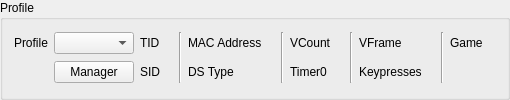
    <widget class="QGroupBox" name="groupBoxProfile">
     <property name="title">
      <string>Profile</string>
     </property>
     <layout class="QGridLayout" name="gridLayout_5">
      <item row="0" column="0">
       <widget class="QLabel" name="labelProfile">
        <property name="text">
         <string>Profile</string>
        </property>
       </widget>
      </item>
      <item row="0" column="1">
       <widget class="QComboBox" name="comboBoxProfiles"/>
      </item>
      <item row="1" column="1">
       <widget class="QPushButton" name="pushButtonProfileManager">
        <property name="text">
         <string>Manager</string>
        </property>
       </widget>
      </item>
      <item row="0" column="2">
       <widget class="QLabel" name="labelProfileTID">
        <property name="text">
         <string>TID</string>
        </property>
       </widget>
      </item>
      <item row="0" column="3">
       <widget class="QLabel" name="labelProfileTIDValue"/>
      </item>
      <item row="1" column="2">
       <widget class="QLabel" name="labelProfileSID">
        <property name="text">
         <string>SID</string>
        </property>
       </widget>
      </item>
      <item row="1" column="3">
       <widget class="QLabel" name="labelProfileSIDValue"/>
      </item>
      <item row="0" column="4" rowspan="2">
       <widget class="Line" name="line_4">
        <property name="orientation">
         <enum>Qt::Orientation::Vertical</enum>
        </property>
       </widget>
      </item>
      <item row="0" column="5">
       <widget class="QLabel" name="labelProfileMACAddress">
        <property name="text">
         <string>MAC Address</string>
        </property>
       </widget>
      </item>
      <item row="0" column="6">
       <widget class="QLabel" name="labelProfileMACAddressValue"/>
      </item>
      <item row="1" column="5">
       <widget class="QLabel" name="labelProfileDSType">
        <property name="text">
         <string>DS Type</string>
        </property>
       </widget>
      </item>
      <item row="1" column="6">
       <widget class="QLabel" name="labelProfileDSTypeValue"/>
      </item>
      <item row="0" column="7" rowspan="2">
       <widget class="Line" name="line_3">
        <property name="orientation">
         <enum>Qt::Orientation::Vertical</enum>
        </property>
       </widget>
      </item>
      <item row="0" column="8">
       <widget class="QLabel" name="labelProfileVCount">
        <property name="text">
         <string>VCount</string>
        </property>
       </widget>
      </item>
      <item row="0" column="9">
       <widget class="QLabel" name="labelProfileVCountValue"/>
      </item>
      <item row="1" column="8">
       <widget class="QLabel" name="labelProfileTimer0">
        <property name="text">
         <string>Timer0</string>
        </property>
       </widget>
      </item>
      <item row="1" column="9">
       <widget class="QLabel" name="labelProfileTimer0Value"/>
      </item>
      <item row="0" column="10" rowspan="2">
       <widget class="Line" name="line_2">
        <property name="orientation">
         <enum>Qt::Orientation::Vertical</enum>
        </property>
       </widget>
      </item>
      <item row="0" column="13" rowspan="2">
       <widget class="Line" name="line">
        <property name="orientation">
         <enum>Qt::Orientation::Vertical</enum>
        </property>
       </widget>
      </item>
      <item row="0" column="11">
       <widget class="QLabel" name="labelProfileVFrame">
        <property name="text">
         <string>VFrame</string>
        </property>
       </widget>
      </item>
      <item row="0" column="12">
       <widget class="QLabel" name="labelProfileVFrameValue"/>
      </item>
      <item row="1" column="11">
       <widget class="QLabel" name="labelProfileKeypresses">
        <property name="text">
         <string>Keypresses</string>
        </property>
       </widget>
      </item>
      <item row="1" column="12">
       <widget class="QLabel" name="labelProfileKeypressesValue"/>
      </item>
      <item row="0" column="14">
       <widget class="QLabel" name="labelProfileGame">
        <property name="text">
         <string>Game</string>
        </property>
       </widget>
      </item>
      <item row="0" column="15">
       <widget class="QLabel" name="labelProfileGameValue"/>
      </item>
     </layout>
    </widget>
